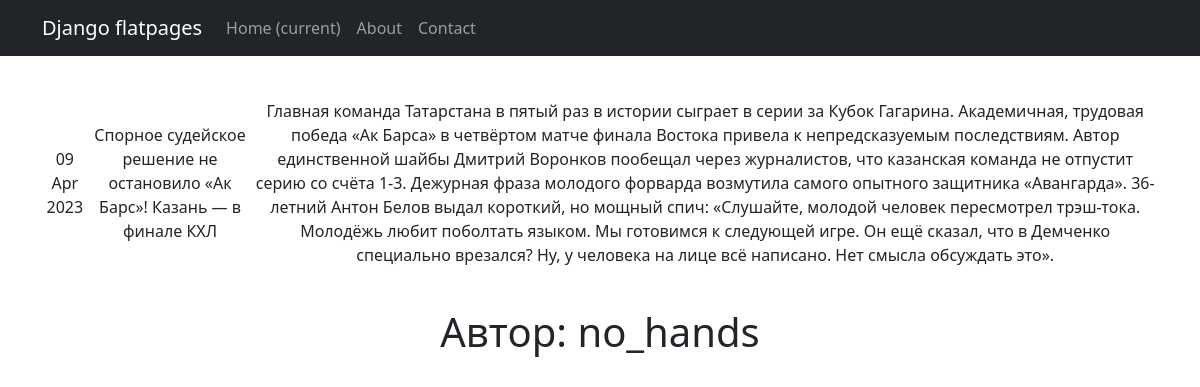
Page /news/4 on the committed database.
### newsapp/models.py (models this page shows, shortened)
class Post(models.Model):  # Статьи и новости, которые создают пользователи
	author = models.ForeignKey(Author, on_delete=models.CASCADE)
	ARTICLE = 'AR'
	NEWS = 'NE'
	CATEGORY = ((NEWS, 'Новость'), (ARTICLE, 'Статья'),)
	choice_category = models.CharField(max_length=2, choices=CATEGORY, default=NEWS)
	date_creation = models.DateTimeField(auto_now_add=True)
	post_category = models.ManyToManyField(Category, through='PostCategory')
	title = models.CharField(max_length=255)
	text = models.TextField()
	rating = models.SmallIntegerField(default=0)

class Author(models.Model):  # Модель, содержащая объекты всех авторов.
	user_author = models.OneToOneField(User, on_delete=models.CASCADE)
	rating_author = models.SmallIntegerField(default=0)
	def __str__(self):
		return str(self.user_author)

### newsapp/views.py (the view)
# urls.py: path('<int:pk>', PostDetail.as_view())
class PostDetail(DetailView):
	model = Post
	template_name = 'post_detail.html'
	context_object_name = 'post_detail'

### newsapp/templatetags/censor.py (called while the page is built)
@register.filter()
def censor(text):
	return f'{text}'

### templates/post_detail.html (shortened to what this page needs)
{% extends 'flatpages/default.html' %}
{% load censor %}
{% block content %}
            <p>&nbsp;</p>
            <table>
            <tbody>
            <tr>
            <td style="text-align: left;"></td>
            <td style="text-align: left;"></td>
            <td style="text-align: left;"></td>
            </tr>
            <td>{{ post_detail.date_creation|date:'d M Y' }}</td>
            <td>{{ post_detail.title }}</td>
            <td>{{ post_detail.text|censor }}</td>
            </tbody>
            </table>
            <p>&nbsp;</p>
<h1>Автор: {{ post_detail.author }}</h1>
{% endblock content %}

### rows in the picture
Post: date_creation "09 Apr 2023", title "Спорное судейское решение не остановило «Ак Барс»! Казань — в финале КХЛ", text|censor "Главная команда Татарстана в пятый раз в истории сыграет в серии за Кубок Гагарина. Академичная, трудовая победа «Ак Барса» в четвёртом матче финала Востока привела к непредсказуемым последствиям. Автор единственной шайбы Дмитрий Воронков пообещал через журналистов, что казанская команда не отпустит серию со счёта 1-3. Дежурная фраза молодого форварда возмутила самого опытного защитника «Авангарда». 36-летний Антон Белов выдал короткий, но мощный спич: «Слушайте, молодой человек пересмотрел трэш-тока. Молодёжь любит поболтать языком. Мы готовимся к следующей игре. Он ещё сказал, что в Демченко специально врезался? Ну, у человека на лице всё написано. Нет смысла обсуждать это».", author "no_hands"
